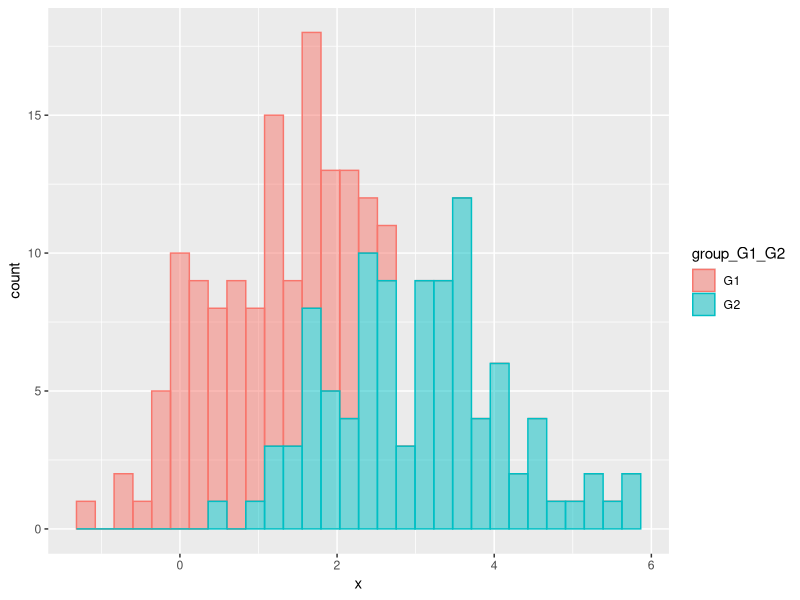
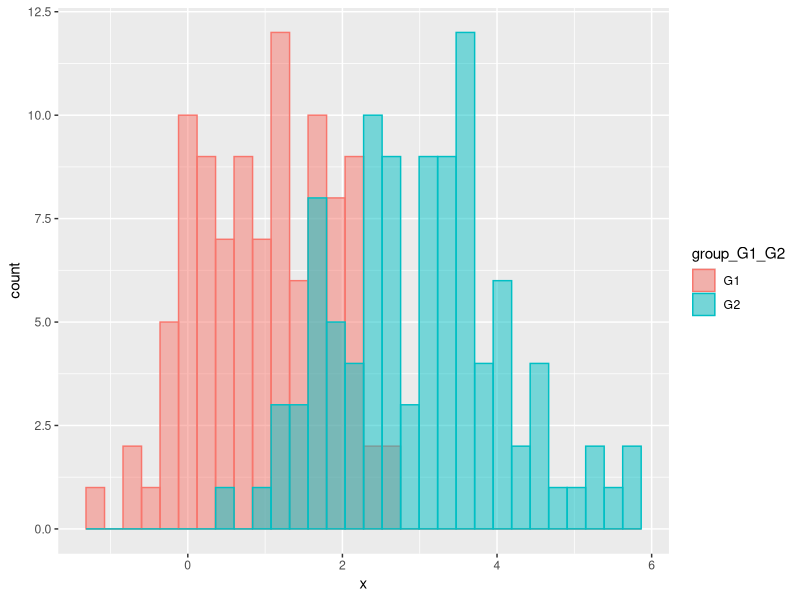
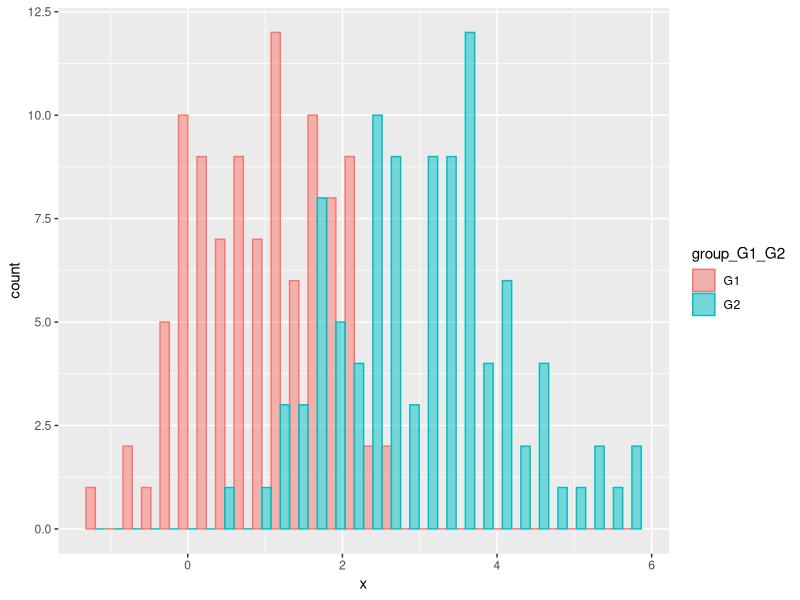
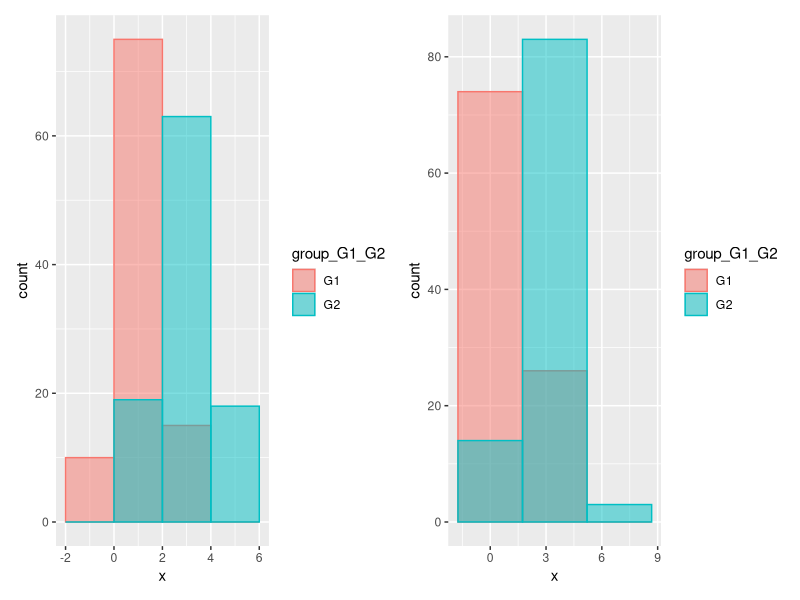
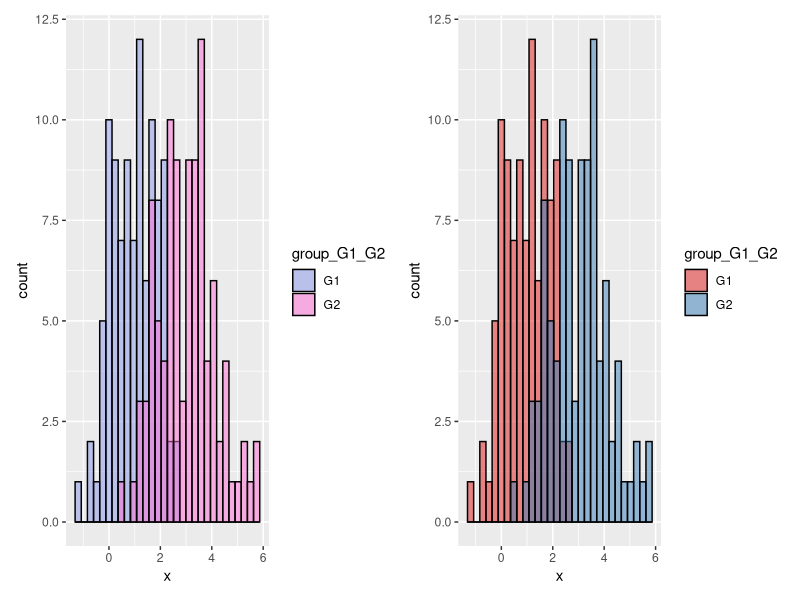
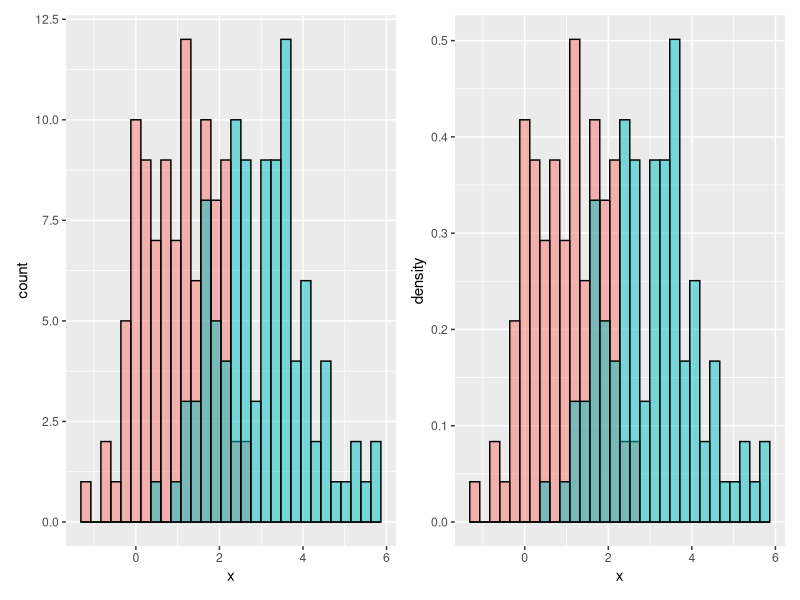
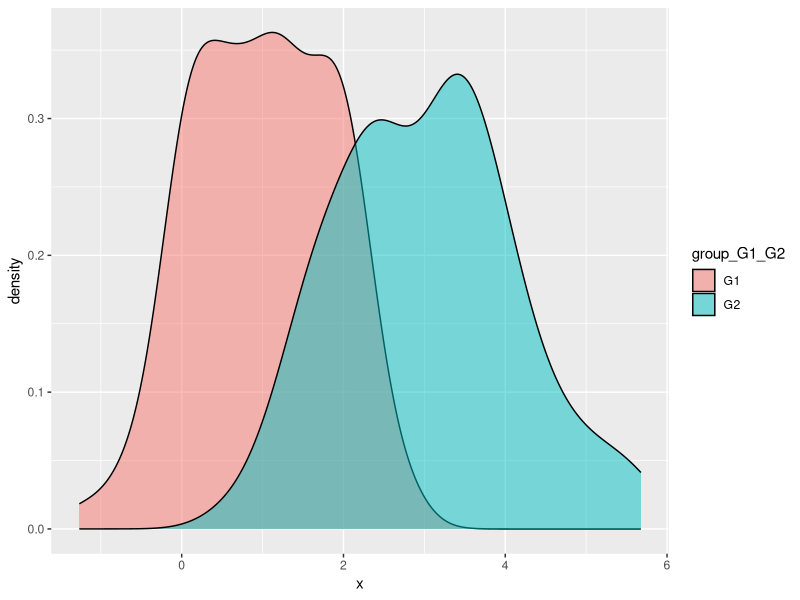
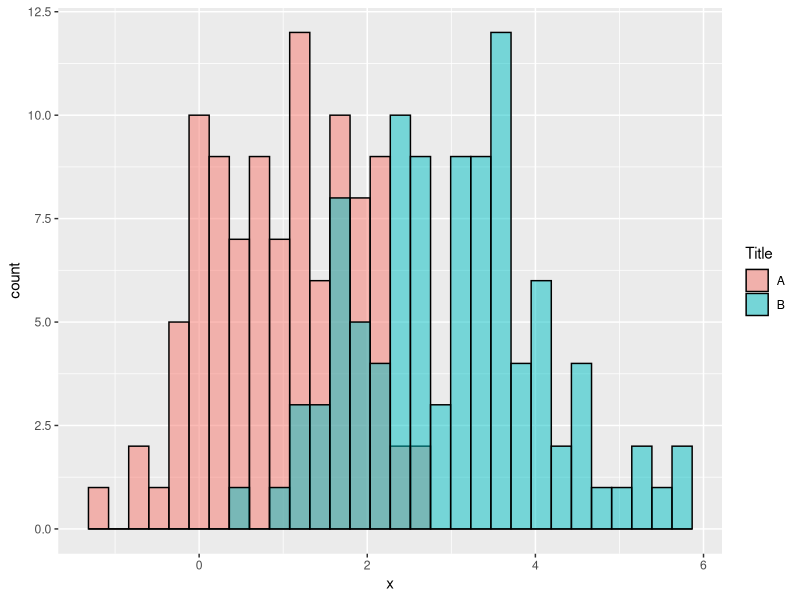

The R script that drew these images, in order:
## ---- chunk 1
library(ggplot2)
library(patchwork)
## ---- chunk 2
set.seed(3)
x1 <- rnorm(100, mean=1)
x2 <- rnorm(100, mean = 3)
x <- c(x1, x2)
group <- c(rep("G1", 100), rep("G2", 100))

df <- data.frame(x, group_G1_G2 = group)
df
## ---- chunk 3
ggplot(df, aes(x = x, fill = group_G1_G2, colour= group_G1_G2)) + 
  geom_histogram(alpha = 0.5)
## ---- chunk 4
ggplot(df, aes(x = x, fill = group_G1_G2, colour= group_G1_G2)) + 
  geom_histogram(alpha = 0.5, position = "identity")
## ---- chunk 5
ggplot(df, aes(x = x, fill = group_G1_G2, colour= group_G1_G2)) + 
  geom_histogram(alpha = 0.5,position = "dodge")
## ---- chunk 6
g1=ggplot(df, aes(x = x, fill = group_G1_G2, colour= group_G1_G2)) + 
  geom_histogram(breaks = seq(-2, 6, by = 2), alpha = 0.5, position = "identity")

g2=ggplot(df, aes(x = x, fill = group_G1_G2, colour= group_G1_G2)) + 
  geom_histogram(bins = 3, alpha = 0.5, position = "identity")

g1+g2
## ---- chunk 7
g1=ggplot(df, aes(x = x, fill = group_G1_G2)) + 
  geom_histogram(alpha = 0.5, colour= 1, position = "identity")+
  scale_fill_manual(values = c("#8795E8", "#FF6AD5"))

g2=ggplot(df, aes(x = x, fill = group_G1_G2)) + 
  geom_histogram(alpha = 0.5, colour= 1, position = "identity")+
  scale_fill_brewer(palette ="Set1")

g1+g2
## ---- chunk 8
g1=ggplot(df, aes(x = x, fill = group_G1_G2)) + 
  geom_histogram(alpha = 0.5, colour= 1, position = "identity")+ 
  theme(legend.position = "none")

g2=ggplot(df, aes(x = x, fill = group_G1_G2)) + 
  geom_histogram(aes(y = after_stat(density)), alpha = 0.5, colour= 1, position = "identity")+ 
  theme(legend.position = "none")
g1+g2
## ---- chunk 9
ggplot(df, aes(x = x, fill = group_G1_G2)) + 
  geom_density(alpha = 0.5, colour= 1)
## ---- chunk 10
ggplot(df, aes(x = x, fill = group_G1_G2)) + 
  geom_histogram(alpha = 0.5, colour= 1, position = "identity")+
  scale_fill_discrete(labels = c("A", "B"))+ 
  guides(fill = guide_legend(title = "Title"))
